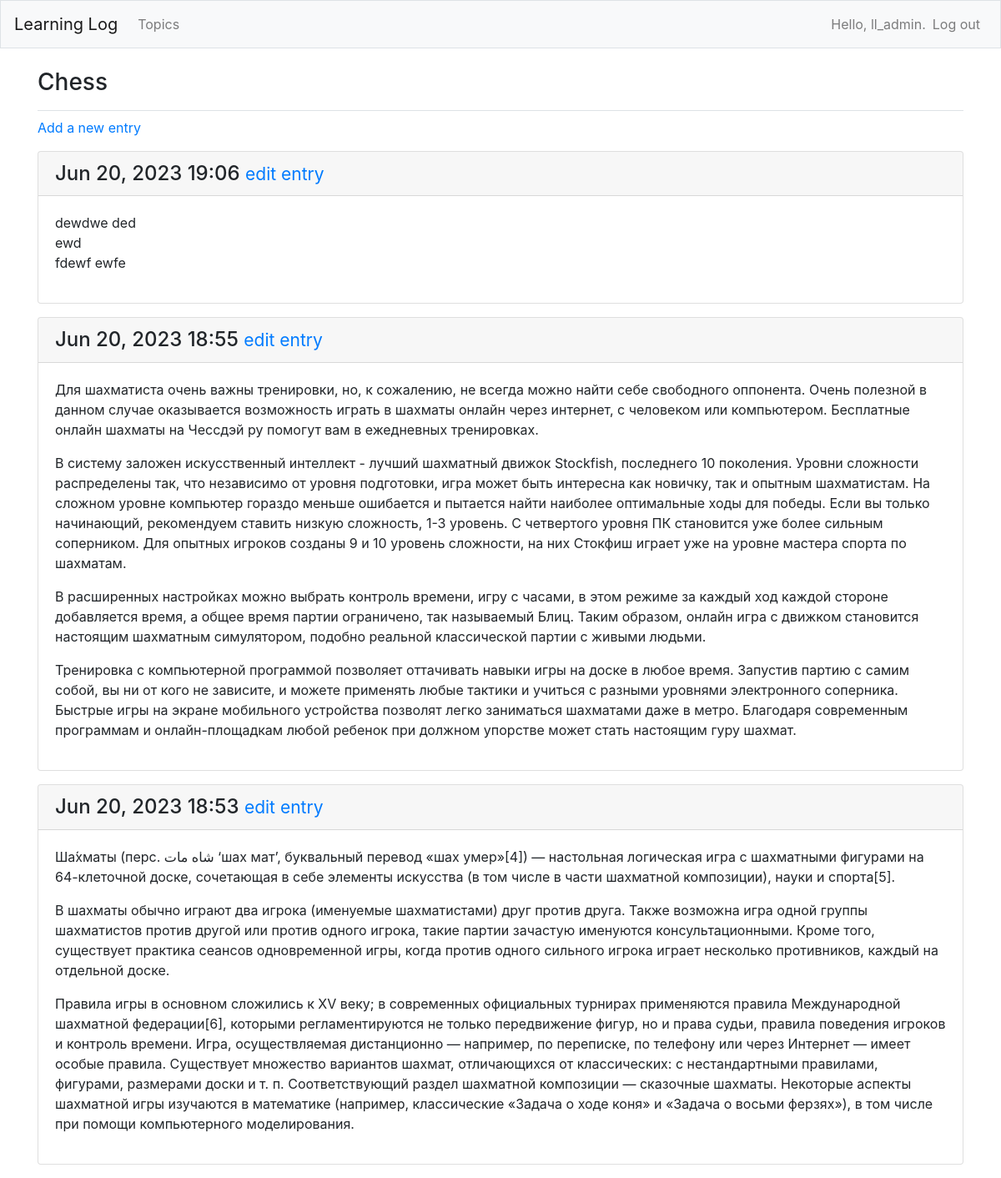
The page /topics/1/ (signed in) on the database its author committed.
### learning_logs/models.py (models this page shows, shortened)
class Topic(models.Model):
    text = models.CharField(max_length=200)
    date_added = models.DateTimeField(auto_now_add=True)
    owner = models.ForeignKey(User, on_delete=models.CASCADE)
    def __str__(self):
        return self.text

class Entry(models.Model):
    topic = models.ForeignKey(Topic, on_delete=models.CASCADE)
    text = models.TextField()
    date_added = models.DateTimeField(auto_now_add=True)
    class Meta:
        verbose_name_plural = 'entries'

### learning_logs/views.py (the view)
# urls.py: path('topics/<int:topic_id>/', views.topic, name='topic'),
@login_required
def topic(request, topic_id):
    topic = get_object_or_404(Topic, id=topic_id)
    if topic.owner != request.user:
        raise Http404
    entries = topic.entry_set.order_by('-date_added')
    context = {'topic': topic, 'entries': entries}
    return render(request, 'learning_logs/topic.html', context)

### learning_logs/templates/learning_logs/topic.html
{% extends 'learning_logs/base.html' %}
{% block page_header %}
    <h3>{{ topic }}</h3>
{% endblock page_header %}
{% block content %}
    <p>
        <a href="{% url 'learning_logs:new_entry' topic.id %}">Add a new entry</a>
    </p>
    {% for entry in entries %}
        <div class="card mb-3">
            <h4 class="card-header">
                {{ entry.date_added|date:'M d, Y H:i' }}
                <small><a href="{% url 'learning_logs:edit_entry' entry.id %}">
                edit entry</a></small>
            </h4>
            <div class="card-body">
                {{ entry.text|linebreaks }}
            </div>
        </div>
    {% empty %}
        <p>There are no entries for this topic yet.</p>
    {% endfor %}
{% endblock content %}

### learning_logs/templates/learning_logs/base.html (shortened to what this page needs)
{% load bootstrap4 %}
<!DOCTYPE html>
<html lang="en">
<head>
    {% bootstrap_css %}
</head>
<body>
    <nav class="navbar navbar-expand-md navbar-light bg-light mb-4 border">
        <a class="navbar-brand" href="{% url 'learning_logs:index'%}">Learning Log</a>
        <div class="collapse navbar-collapse" id="navbarCollapse">
            <ul class="navbar-nav mr-auto">
                <li class="nav-item">
                    <a class="nav-link" href="{% url 'learning_logs:topics'%}">Topics</a>
                </li>
            </ul>
            <ul class="navbar-nav ml-auto">
                {% if user.is_authenticated %}
                    <li class="nav-item">
                        <span class="navbar-text">Hello, {{ user.username }}.</span>
                    </li>
                    <li class="nav-item">
                        <a class="nav-link" href="{% url 'users:logout' %}">Log out</a>
                    </li>
                {% endif %}
            </ul>
        </div>
    </nav>
    <main role="main" class="container">
        <div class="pb-2 mb-2 border-bottom">
            {% block page_header %}{% endblock page_header %}
        </div>
        <div>
            {% block content %}{% endblock content %}
        </div>
    </main>
</body>
</html>

### rows shown on the page
Topic: text "Chess"
Entry: date_added "Jun 20, 2023 19:06", text "dewdwe ded ewd fdewf ewfe"
Entry: date_added "Jun 20, 2023 18:55", text "Для шахматиста очень важны тренировки, но, к сожалению, не всегда можно найти себе свободного оппонента. Очень полезной в данном случае оказывается возможность играть в шахматы онлайн через интернет, с человеком или компьютером. Бесплатные онлайн шахматы на Чессдэй ру помогут вам в ежедневных тренировках. В систему заложен искусственный интеллект - лучший шахматный движок Stockfish, последнего 10 поколения. Уровни сложности распределены так, что независимо от уровня подготовки, игра может быть интересна как новичку, так и опытным шахматистам. На сложном уровне компьютер гораздо меньше ошибается и пытается найти наиболее оптимальные ходы для победы. Если вы только начинающий, рекомендуем…"
Entry: date_added "Jun 20, 2023 18:53", text "Ша́хматы (перс. شاه مات ‘шах мат’, буквальный перевод «шах умер»[4]) — настольная логическая игра с шахматными фигурами на 64-клеточной доске, сочетающая в себе элементы искусства (в том числе в части шахматной композиции), науки и спорта[5]. В шахматы обычно играют два игрока (именуемые шахматистами) друг против друга. Также возможна игра одной группы шахматистов против другой или против одного игрока, такие партии зачастую именуются консультационными. Кроме того, существует практика сеансов одновременной игры, когда против одного сильного игрока играет несколько противников, каждый на отдельной доске. Правила игры в основном сложились к XV веку; в современных официальных турнирах…"

### other values the page prints
{{ user.username }} "ll_admin"
